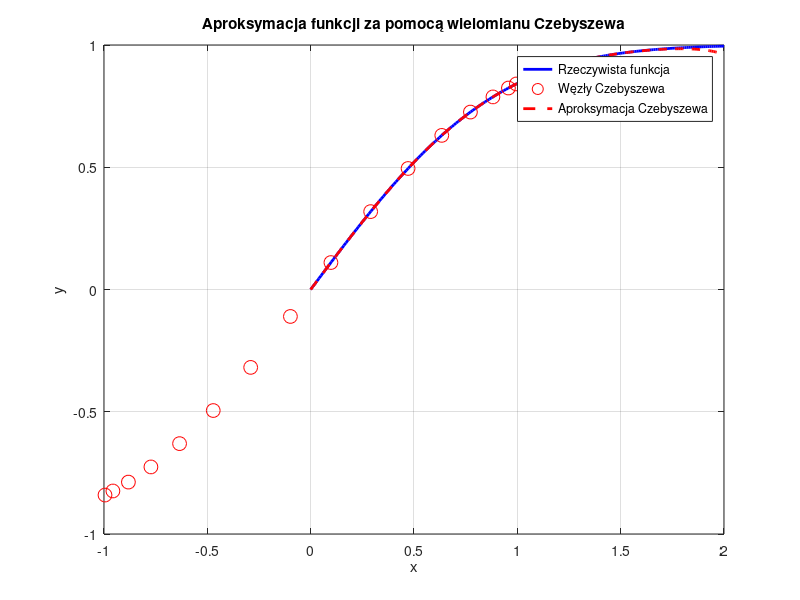

MATLAB code for this plot:
close all; clear all;

f = @(x) 2/sqrt(pi) * arrayfun(@(x) integral(@(t) exp(-t.^2), 0, x), x);

degree = 15;
czeb_nodes = cos((2*(1:degree+1)-1)*pi/(2*(degree+1)));
czeb_values = f(czeb_nodes);
x = linspace(0, 2, 200);

% wsp
czeb_co = polyfit(czeb_nodes, czeb_values, degree);
czeb_approx = polyval(czeb_co, x);

figure;
plot(x, f(x), 'b', 'LineWidth', 2, 'DisplayName', 'Rzeczywista funkcja');
hold on;
plot(czeb_nodes, czeb_values, 'ro', 'MarkerSize', 10, 'DisplayName', 'Węzły Czebyszewa');
plot(x, czeb_approx, 'r--', 'LineWidth', 2, 'DisplayName', 'Aproksymacja Czebyszewa');
legend('Location', 'Best');
title('Aproksymacja funkcji za pomocą wielomianu Czebyszewa');
xlabel('x');
ylabel('y');
grid on;
